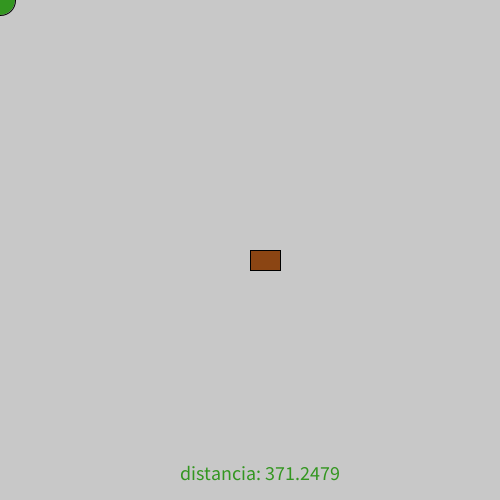
Frame 1 (no input)
Frame 60 (the mouse pressed at the canvas centre just before this capture): identical to frame 1, image omitted
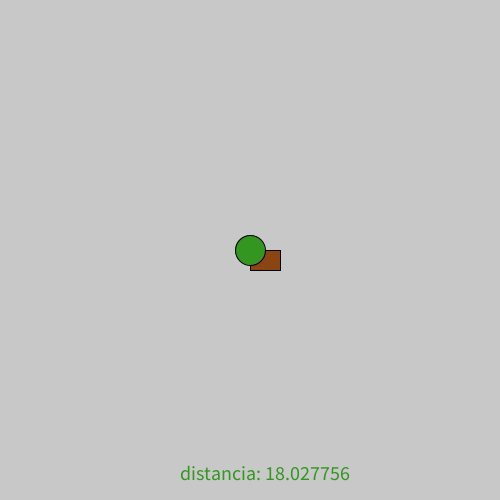
Frame 120 (the mouse held since frame 60 and released just before this capture)

The Processing sketch that drew these frames (run headless with seeded random() and noise(); from frame 60 on, the mouse is pressed at the canvas centre):

// Processing sketch: Ejercicio_17
// ── Ejercicio_17.pde
// inicializa las variables
float posX = 250;
float posY = 250;

void setup() {
    size(500, 500);
}

void draw() {
    background(200);

    // cofre
    fill(#8B4513);
    rect(posX, posY, 30, 20);

    // Link
    fill(#339620);
    circle(mouseX, mouseY, 30);

    // calcula la distancia entre el cofre y Link
    float distX = mouseX - (posX + 15);
    float distY = mouseY - (posY + 10);
    float dist = sqrt(distX*distX + distY*distY);

    // muestra la distancia en la pantalla
    textSize(20);
    text("distancia: " + dist, 180, 480);
}
